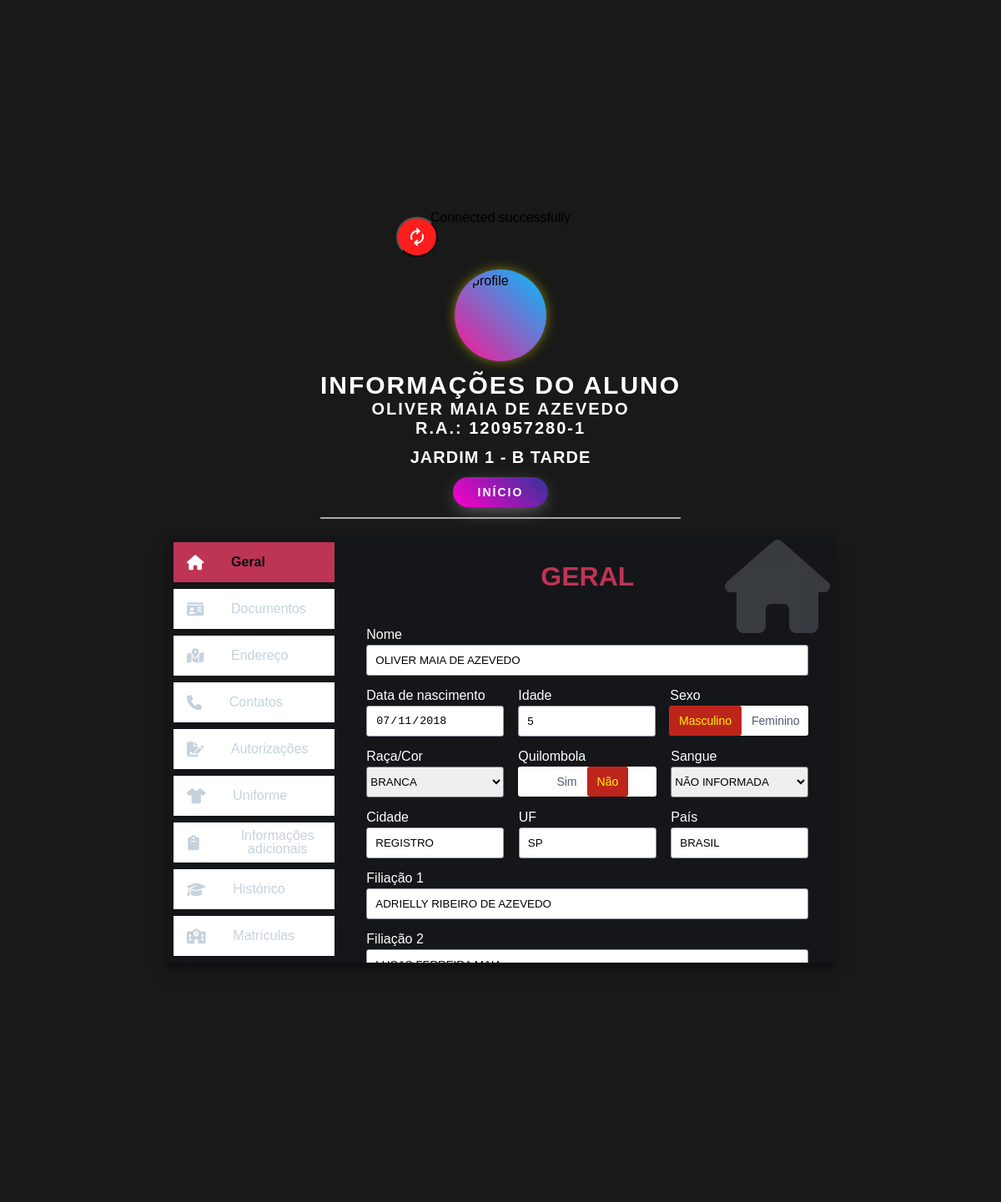
/info/infostudent.php?rm=2464, run on the app's committed database.
### tables this page shows
CREATE TABLE `infobasicaalunos` (
  `Rm` int(11) NOT NULL AUTO_INCREMENT,
  `nomeAluno` varchar(100) NOT NULL,
  `raAluno` int(11) DEFAULT NULL,
  `dgRaAluno` varchar(10) DEFAULT NULL,
  `dataNascAluno` date DEFAULT NULL,
  `inepAluno` bigint(20) DEFAULT NULL,
  `cidadeNascAluno` varchar(100) DEFAULT NULL,
  `UFNascAluno` varchar(50) DEFAULT NULL,
  `paisNascAluno` varchar(100) DEFAULT NULL,
  `nacionalidade` varchar(50) DEFAULT NULL,
  `racaCorAluno` enum('AMARELA','BRANCA','INDIGENA','PARDA','PRETA','NAO DECLARADA') DEFAULT NULL,
  `sexoAluno` enum('MASCULINO','FEMININO') DEFAULT NULL,
  `filiacao1Aluno` varchar(100) DEFAULT NULL,
  `filiacao2Aluno` varchar(100) DEFAULT NULL,
  PRIMARY KEY (`Rm`)
);

CREATE TABLE `matricula` (
  `Rm` int(11) NOT NULL,
  `nomeAluno` varchar(100) NOT NULL,
  `turma` varchar(40) NOT NULL,
  `periodo` enum('MANHÃ','TARDE','NOITE') DEFAULT NULL,
  `situacao` enum('AT','TR','EX','BB','BC','OCR','Rema') DEFAULT NULL,
  PRIMARY KEY (`Rm`),
  CONSTRAINT `FK_RmAluno_matricula` FOREIGN KEY (`Rm`) REFERENCES `infobasicaalunos` (`Rm`)
);

### info/infostudent.php (the view, shortened to what the rows shown need)
<!DOCTYPE html>
    <html lang="pt-br">
        <head>
            <link rel="stylesheet" href="https://cdnjs.cloudflare.com/ajax/libs/font-awesome/6.1.1/css/all.min.css" />
            <link rel="stylesheet" href="_assets/_css/infostudent.css">
        </head>
        <?php
            $servername = "localhost";
            $username = "root";
            $password = "";
            $conn = new mysqli($servername, $username, $password, 'pgdatabase');
            $rm = htmlspecialchars($_GET['rm']);
            $dadosBasic = "SELECT nomeAluno, raAluno, dgRaAluno, dataNascAluno, sexoAluno, inepAluno, cidadeNascAluno, UFNascAluno, paisNascAluno, nacionalidade, racaCorAluno, sexoAluno, filiacao1Aluno, filiacao2Aluno FROM infoBasicaAlunos WHERE rm='$rm'";
            $resultBasic = $conn->query($dadosBasic);
            $dadosSala = "SELECT turma, periodo, situacao FROM matricula WHERE rm='$rm'";
            $resultSala = $conn->query($dadosSala);
            if ($resultBasic->num_rows > 0 && $resultSala->num_rows > 0) {
                $dadosAluno = $resultBasic->fetch_assoc();
                $dadosMatricula = $resultSala->fetch_assoc();
                $nomeAluno = $dadosAluno["nomeAluno"]; $raAluno = $dadosAluno["raAluno"]; $dgRaAluno = $dadosAluno["dgRaAluno"]; $dataNascAluno = $dadosAluno["dataNascAluno"]; $cidadeNascAluno = $dadosAluno["cidadeNascAluno"]; $UFNascAluno = $dadosAluno["UFNascAluno"]; $paisNascAluno = $dadosAluno["paisNascAluno"]; $filiacao1Aluno = $dadosAluno["filiacao1Aluno"]; $filiacao2Aluno = $dadosAluno["filiacao2Aluno"];
                $turma = $dadosMatricula["turma"]; $periodo = $dadosMatricula["periodo"]; $situacao = $dadosMatricula["situacao"];
            } else {
                echo "Nenhum resultado encontrado.";
            }
            $dataNasc = new DateTime($dataNascAluno);
            $dataAtual = new DateTime();
            $diferenca = $dataNasc->diff($dataAtual);
            $idade = $diferenca->y;
        ?>
        <body>
            <div class="user_details">
                <h5>INFORMAÇÕES DO ALUNO</h5>
                <span><?php echo $nomeAluno; ?></span>
                <span>R.A.: <?php echo $raAluno; ?>-<?php echo $dgRaAluno; ?></span>
                <p><?php echo $turma; ?> <?php echo $periodo; ?></p>
                <a href="../index/index.php<?php echo "?rm=".$rm ?>" title="Voltar para a pagina inicial.">INÍCIO</a>
                <hr>
            </div>
            <article class="tabs content--flow">
                <main class="content__area">
                    <div class="tab__content">
                        <div role="tabpanel" aria-labelledby="1">
                            <h1 class="title">GERAL</h1>
                            <div class="wrapper">
                                <div class="registration_form">
                                    <form>
                                        <div class="form_wrap">
                                            <div class="input_wrap">
                                                <label for="name">Nome</label>
                                                <input type="text" id="name" name="name" value="<?php echo $nomeAluno; ?>" readonly>
                                            </div>
                                            <div class="input_grp">
                                                <div class="input_wrap">
                                                    <label id="#birth_label" for="birth">Data de nascimento</label>
                                                    <input type="date" name="birth" id="birth" value="<?php echo $dataNascAluno; ?>" readonly>
                                                </div>
                                                <div class="input_wrap">
                                                    <label for="age">Idade</label>
                                                    <input type="text" name="age" id="age" value="<?php echo $idade; ?>" readonly>
                                                </div>
                                            </div>
                                            <div class="input_grp">
                                                <div class="input_wrap">
                                                    <label for="city">Cidade</label>
                                                    <input type="text" id="city" value="<?php echo $cidadeNascAluno; ?>" readonly>
                                                </div>
                                                <div class="input_wrap">
                                                    <label for="uf">UF</label>
                                                    <input type="text" id="uf" value="<?php echo $UFNascAluno; ?>" readonly>
                                                </div>
                                                <div class="input_wrap">
                                                    <label for="paises">País</label>
                                                    <input type="paises" id="country" value="<?php echo $paisNascAluno; ?>" readonly>
                                                </div>
                                            </div>
                                            <div class="input_wrap">
                                                <label for="nameFili_1">Filiação 1</label>
                                                <input type="text" id="nameFili_1" name="nameFili_1" value="<?php echo $filiacao1Aluno; ?>" readonly>
                                            </div>
                                            <div class="input_wrap">
                                                <label for="nameFili_2">Filiação 2</label>
                                                <input type="text" id="nameFili_2" name="nameFili_2" value="<?php echo $filiacao2Aluno; ?>" readonly>
                                            </div>
                                        </div>
                                    </form>
                                </div>
                            </div>
                        </div>
                    </div>
                </main>
            </article>
        </body>
    </html>

### data on the page
infobasicaalunos: nomeAluno "OLIVER MAIA DE AZEVEDO", raAluno "120957280", dgRaAluno "1", name "OLIVER MAIA DE AZEVEDO", birth "07/11/2018", age "5", cidadeNascAluno "REGISTRO", UFNascAluno "SP", paisNascAluno "BRASIL", nameFili_1 "ADRIELLY RIBEIRO DE AZEVEDO", nameFili_2 "LUCAS FERREIRA MAIA"
matricula: turma "JARDIM 1 - B", periodo "TARDE"
